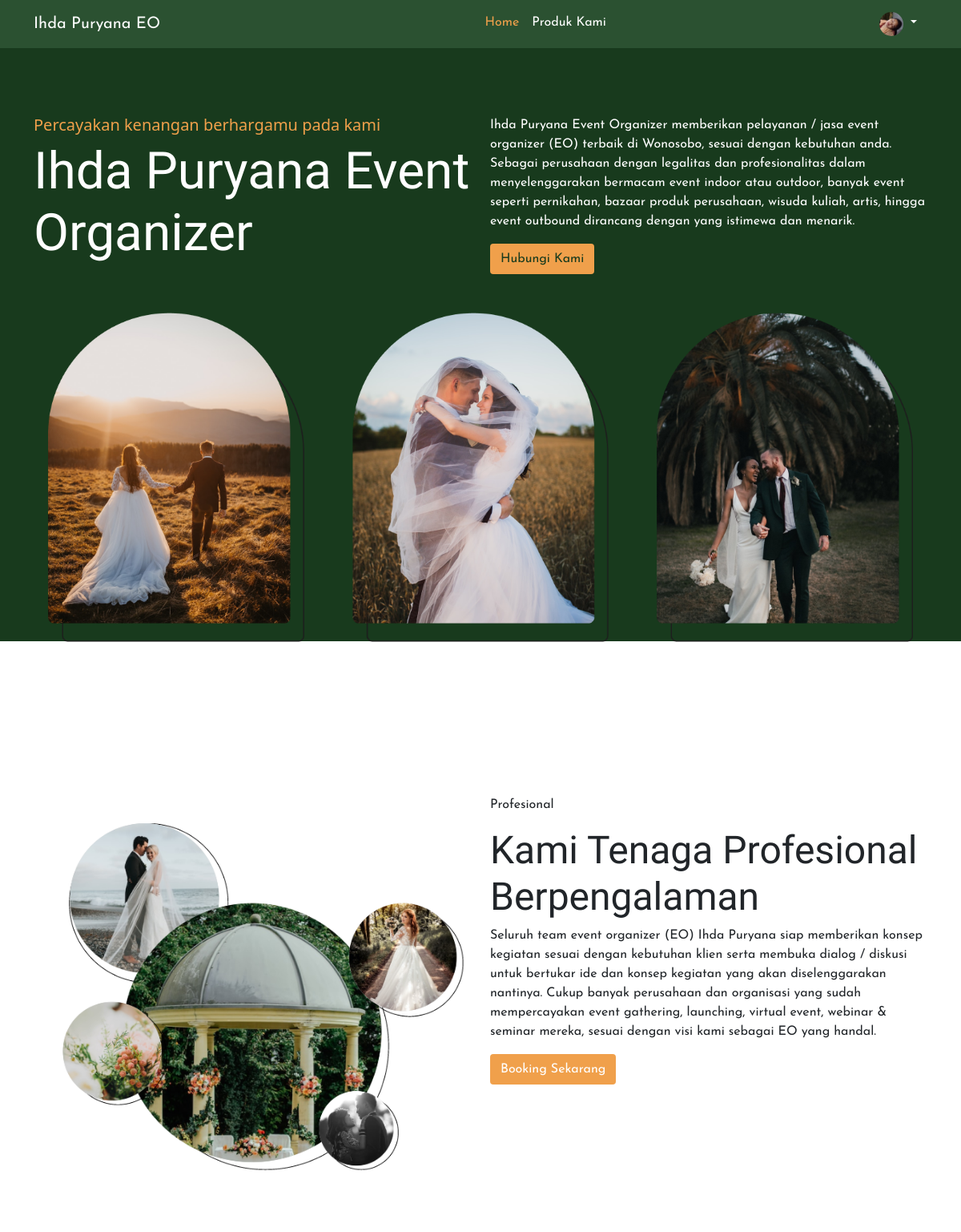
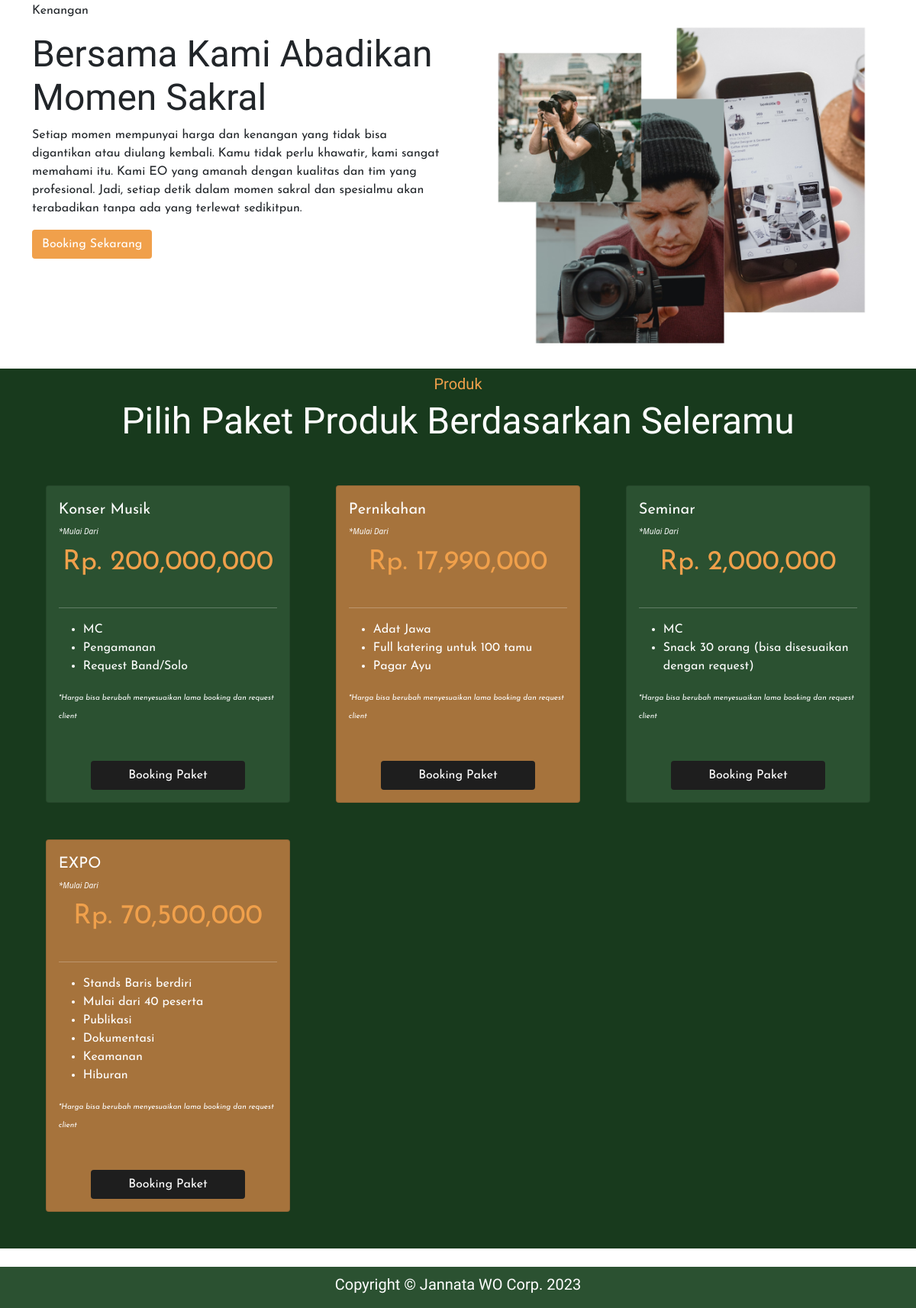
/customer/index.php (signed in), run on the app's committed database (2 pictures, top to bottom).
### tables this page shows
CREATE TABLE `user` (
  `id` int(11) NOT NULL,
  `email` varchar(50) NOT NULL,
  `password` varchar(50) NOT NULL,
  `type` varchar(50) NOT NULL,
  `nama` varchar(100) NOT NULL,
  `jenis_kelamin` varchar(50) DEFAULT NULL,
  `no_hp` varchar(20) DEFAULT NULL,
  `alamat` varchar(200) DEFAULT NULL,
  `avatar` text DEFAULT NULL
);

CREATE TABLE `produk` (
  `id` int(11) NOT NULL,
  `nama` varchar(40) NOT NULL,
  `harga` int(100) NOT NULL
);

CREATE TABLE `deskripsi_produk` (
  `id` int(11) NOT NULL,
  `produk_id` int(11) NOT NULL,
  `deskripsi` varchar(100) NOT NULL
);

### customer/index.php (the view, shortened to what this page needs)
<?php include "header.php"?>
<section id="hero">
    <div class="container">
        <div class="pt-5"></div>
        <div class="pt-5"></div>
        <div class="pt-5"></div>
        <div class="row">
            <div class="col-lg-6">
                <h6 class="fs-20 fc1">Percayakan kenangan berhargamu pada kami</h6>
                <h4 class="fs-64 f-2 text-white">Ihda Puryana Event Organizer</h4>
            </div>
            <div class="col-lg-6">
                <div class="row f-1">
                    <div class="col-12">
                        <p  class="text-white">
                        Ihda Puryana Event Organizer memberikan pelayanan / jasa event organizer (EO) terbaik di Wonosobo, sesuai dengan kebutuhan anda. Sebagai perusahaan dengan legalitas dan profesionalitas dalam menyelenggarakan bermacam event indoor atau outdoor, banyak event seperti pernikahan, bazaar produk perusahaan, wisuda kuliah, artis, hingga event outbound dirancang dengan yang istimewa dan menarik.
                        </p>
                    </div>
                    <div class="col-12">
                    <a target="_blank" href="https://api.whatsapp.com/send?phone=6282241912303&text=Halo%20Admin%20Saya%20Mau%20Mau%20Booking"  class="btn btn-register" style="">Hubungi Kami</a>
                    </div>
                </div>
            </div>
        </div>
        <div class="row pt-5">
            <div class="col-lg-4 d-flex justify-content-center">
                <img src="../asset/img/eo1.png" alt="../asset/img/eo1.png" style="max-width:90%">
            </div>
            <div class="col-lg-4 d-flex justify-content-center">
                <img src="../asset/img/eo2.png" alt="../asset/img/eo2.png" style="max-width:90%">
            </div>
            <div class="col-lg-4 d-flex justify-content-center">
                <img src="../asset/img/eo3.png" alt="../asset/img/eo3.png" style="max-width:90%">
            </div>
        </div>
    </div>
</section>
<section>
    <div class="container">
        <div class="pt-5"></div>
        <div class="pt-5"></div>
        <div class="pt-5"></div>
        <div class="pt-5"></div>
        <div class="row">
            <div class="col-lg-6">
            <img src="../asset/img/eoGroup1.png" alt="../asset/img/eoGroup1.png" style="max-width:100%">
            </div>
            <div class="col-lg-6">
                <div class="row">
                    <div class="col-12">
                        <p  class="f-1">Profesional</p>
                        <h6 class="fs-48 f-2">
                            Kami Tenaga Profesional Berpengalaman
                        </h6>
                        <p  class="f-1">
                        Seluruh team event organizer (EO) Ihda Puryana siap memberikan konsep kegiatan sesuai dengan kebutuhan klien serta membuka dialog / diskusi untuk bertukar ide dan konsep kegiatan yang akan diselenggarakan nantinya. Cukup banyak perusahaan dan organisasi yang sudah mempercayakan event gathering, launching, virtual event, webinar & seminar mereka, sesuai dengan visi kami sebagai EO yang handal.
                        </p>
                    </div>
                    <div class="col-12">
                    <a href="#produk" class="btn btn-register text-white f-1" >Booking Sekarang</a>
                    </div>
                </div>
            </div>
        </div>
        <div class="row pt-5">
            <div class="col-lg-6">
                <div class="row">
                    <div class="col-12">
                        <p  class="f-1">Kenangan</p>
                        <h6 class="fs-48 f-2">
                            Bersama Kami Abadikan Momen Sakral
                        </h6>
                        <p  class="f-1">
                            Setiap momen mempunyai harga dan kenangan yang tidak bisa digantikan atau diulang kembali. Kamu tidak perlu khawatir, kami sangat memahami itu. Kami EO yang amanah dengan kualitas dan tim yang profesional. Jadi, setiap detik dalam momen sakral dan spesialmu akan terabadikan tanpa ada yang terlewat sedikitpun.
                        </p>
                    </div>
                    <div class="col-12">
                    <a href="#produk" class="btn btn-register text-white f-1" >Booking Sekarang</a>
                    </div>
                </div>
            </div>
            <div class="col-lg-6">
            <img src="../asset/img/eoGroup2.png" alt="../asset/img/eoGroup2.png" style="max-width:100%">
            </div>
        </div>
    </div>
</section>
<section id="produk">
    <div class="container">
        <div class="row pt-2">
            <div class="col-12">
                <h6 class="text-center fs-20 fc1 f-2">Produk</h6>
            </div>
            <div class="col-12">
            <h6 class="fs-48 f-2 text-center text-white">
                Pilih Paket Produk Berdasarkan Seleramu
            </h6>
            </div>
        </div>
        <div class="row pt-5 mb-4">
            <?php
                $no=1;
                $query="SELECT * FROM produk ";
                $result=mysqli_query($db,$query);
                while ($data=mysqli_fetch_array($result))
                {
                    $no++
                    ?>
            <div class="col-lg-4 d-flex justify-content-center mb-5">
                <div class="card <?= ($no%2 == 0) ? 'bg-1':'bg-2'; ?>" style="width: 90%;">
                    <div class="card-body">
                        <div class="row">
                            <div class="col-12">
                            <p class="text-white  f-1 fs-20"><?=$data['nama']?></p>
                            <p class="fs-10 text-white" style="margin-top:-10px!important"><i>*Mulai Dari</i></p>
                            <p class="fc1 fs-36 f-1 text-center" style="margin-top:-10px!important">Rp. <?=number_format($data['harga']) ?></p>
                            </div>
                            <div class="col-12">
                                <hr style="background-color:white">
                            </div>
                            <div class="col-12 text-white f-1">
                                <ul>
                                    <?php
                                    $idProduk=$data['id'];
                                    $query2="SELECT deskripsi FROM deskripsi_produk WHERE produk_id='$idProduk'";
                                    $result2=mysqli_query($db,$query2);
                                    while ($data2=mysqli_fetch_array($result2))
                                        {?>
                                           <li><?=$data2['deskripsi']?></li>
                                        <?php
                                        }?>
                                </ul>
                                <small class="fs-10"><i>*Harga bisa berubah menyesuaikan lama booking dan request client</i></small>
                            </div>
                            <div class="col-12 pt-5 d-flex justify-content-center">
                                <a href="" class="btn btn-booking f-1 px-5"  data-bs-toggle="modal" data-bs-target="#booking-<?=$data['id']?>">Booking Paket</a>
                            </div>
                        </div>
                    </div>
                </div>
            </div>
            <?php }?>
        </div>
    </div>
</section>
<?php include "footer.php"?>

### customer/header.php (shortened to what this page needs)
<?php
include "../koneksi.php";
if ($_SESSION['status']!="login") {
    header("location:../loginCustomer.php?pesan=belumlogin");
} elseif($_SESSION['type']!='user'){
header("location:../loginCustomer.php?pesan=bukanlogin");
}else{
$id = $_SESSION['id'];
 $cariuser="SELECT * FROM user WHERE id='$id'";
$cari=mysqli_query($db, $cariuser);
if(mysqli_num_rows($cari)<1){
  echo "NOt found";
}else{
  $user=mysqli_fetch_array($cari);
}
}
?>
<!doctype html>
<html lang="en">
  <head>
    <link href="https://cdn.jsdelivr.net/npm/bootstrap@5.0.2/dist/css/bootstrap.min.css" rel="stylesheet">
    <link rel="stylesheet" href="../asset/css/style.css">
    <link rel="stylesheet" href="https://cdnjs.cloudflare.com/ajax/libs/font-awesome/6.4.0/css/all.min.css" />
  </head>
  <body>
  <?php
            $activePage = basename($_SERVER['PHP_SELF'], ".php");
            ?>
  <nav class="navbar navbar-expand-lg navbar-light f-1 bg-1 fixed-top">
  <div class="container">
    <a class="navbar-brand text-white" href="index.php">Ihda Puryana EO</a>
    <div class="collapse navbar-collapse" id="navbarNavAltMarkup">
      <div class="navbar-nav ms-auto menu " id="menu">
        <?php
          if ($activePage=="profil") {?>
            <a class="nav-link my-nav-link" aria-current="page" href="index.php">Home</a>
            <a class="nav-link my-nav-link" href="index.php">Produk  Kami</a>
         <?php } else {?>
              <a class="nav-link my-nav-link my-nav-link-active" aria-current="page" href="#hero">Home</a>
              <a class="nav-link my-nav-link" href="#produk">Produk  Kami</a>
          <?php }
        ?>
        <a class="nav-link my-nav-link ms-5" href="#12"></a>
        <a class="nav-link my-nav-link ms-5" href="#133"></a>
        <a class="nav-link my-nav-link ms-5" href="#3243"></a>
        <a class="nav-link my-nav-link ms-5" href="#3243"></a>
        <a class="nav-link my-nav-link ms-5" href="#3243"></a>
        <div class="dropdown">
          <button class="btn dropdown-toggle text-white" type="button" id="dropdownMenuButton1" data-bs-toggle="dropdown" aria-expanded="false">
          <?php
                                    if($user['avatar']==null){?>
                                    <img src="../asset/img/avatar/user.png" alt="" style="width:30px;height:30px;border-radius:50%">
                                        <?php
                                    }else{?>
                                        <img src="../asset/img/avatar/<?=$user['avatar']?>" alt="" style="width:30px;height:30px;border-radius:50%">
                                    <?php
                                    }
                                ?>
          </button>
        </div>
      </div>
    </div>
  </div>
</nav>

### asset/css/style.css (style rules this page uses)
.f-1 { font-family: 'Josefin Sans', sans-serif; }
.f-2 { font-family: 'Italiana', serif; }
.bg-1 { background-color: rgba(24, 58, 29, 1); }
.my-nav-link { color: white!important; }
.my-nav-link-active { color: rgba(240, 160, 75, 1)!important; }
#hero { background-color: rgba(24, 58, 29, 1); height:100vh; }
#produk { background-color: rgba(24, 58, 29, 1); }
.bg-1 { background-color: rgba(43, 81, 49, 1); }
.bg-2 { background-color: rgba(166, 115, 60, 1); }
.fc1 { color: rgba(240, 160, 75, 1)!important; }
.fs-10 { font-size: 10px; }
.fs-20 { font-size: 20px; }
.fs-36 { font-size: 36px; }
.fs-48 { font-size: 48px; }
.fs-64 { font-size: 64px; }
.btn-register { background-color: rgba(240, 160, 75, 1)!important; color: rgba(24, 58, 29, 1); }
.btn-booking { background-color: rgba(30, 30, 30, 1); color: rgba(255, 255, 255, 1)!important; }

### data on the page
user: avatar (picture)
produk: nama "Konser Musik", harga "200,000,000"
deskripsi_produk: deskripsi "MC"
deskripsi_produk: deskripsi "Pengamanan"
deskripsi_produk: deskripsi "Request Band/Solo"
produk: nama "Pernikahan", harga "17,990,000"
deskripsi_produk: deskripsi "Adat Jawa"
deskripsi_produk: deskripsi "Full katering untuk 100 tamu"
deskripsi_produk: deskripsi "Pagar Ayu"
produk: nama "Seminar", harga "2,000,000"
deskripsi_produk: deskripsi "MC"
deskripsi_produk: deskripsi "Snack 30 orang (bisa disesuaikan dengan request)"
produk: nama "EXPO", harga "70,500,000"
deskripsi_produk: deskripsi "Stands Baris berdiri"
deskripsi_produk: deskripsi "Mulai dari 40 peserta"
deskripsi_produk: deskripsi "Publikasi"
deskripsi_produk: deskripsi "Dokumentasi"
deskripsi_produk: deskripsi "Keamanan"
deskripsi_produk: deskripsi "Hiburan"
